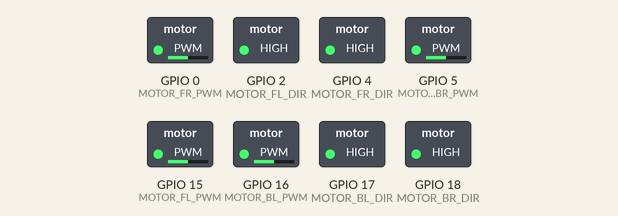
Recording of a program running on a simulated ESP32. Shown: switched loads named in the program (green lamp = pin HIGH). What the program prints to the serial monitor is not drawn.

Above: at 0.1 s.
Timing chart, 0 to 1.6 s (numbered marks = the images above):
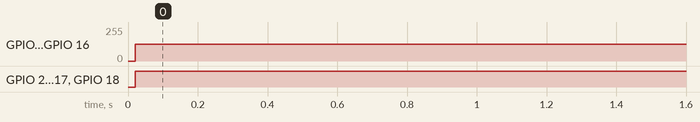

Measured:
- by itself, GPIO 0 (MOTOR_FR_PWM), GPIO 5 (MOTOR_BR_PWM), GPIO 15 (MOTOR_FL_PWM), GPIO 16 (MOTOR_BL_PWM): 0/255 → 127/255 at 0.02 s
- by itself, GPIO 2 (MOTOR_FL_DIR), GPIO 4 (MOTOR_FR_DIR), GPIO 17 (MOTOR_BL_DIR), GPIO 18 (MOTOR_BR_DIR): LOW → HIGH at 0.02 s

The program:

main.cpp
```cpp
#include <Arduino.h>
#include "Looper.h"
#include "Drive.h"

Looper enabledLooper(0.02);

Drive& drive = Drive::getInstance();

void setup() {
    Serial.begin(115200);

    drive.registerEnabledLoops(&enabledLooper);

    enabledLooper.start();

    Serial.println("Robot Initialized");
}

void loop() {
    double joy_x = 0.0;
    double joy_y = 0.5;
    double joy_rot = 0.0;

    drive.setOpenLoop(joy_y, joy_x, joy_rot);

    drive.readPeriodicInputs();
    drive.writePeriodicOutputs();

    delay(20);
}
```

Drive.h
```cpp
#pragma once
#include "Subsystem.h"
#include "Constants.h"
#include <Arduino.h>
#include <algorithm>
#include <cmath>

class Drive : public Subsystem {
public:
    static Drive& getInstance() {
        static Drive instance;
        return instance;
    }

    struct PeriodicIO {
        double des_vx = 0;
        double des_vy = 0;
        double des_omega = 0;

        double fl_demand = 0;
        double fr_demand = 0;
        double bl_demand = 0;
        double br_demand = 0;
    };

    void setOpenLoop(double vx, double vy, double omega);
    void readPeriodicInputs() override;
    void writePeriodicOutputs() override;
    void registerEnabledLoops(Looper* looper) override;
    void stop() override;

private:
    Drive();
    PeriodicIO periodicIO;

    void setMotor(int pwm_pin, int dir_pin, double speed);

    class   DriveLoop : public Loop {
        Drive* drive_;
    public:
        DriveLoop(Drive* d) : drive_(d) {}
        void onStart(double timestamp) override {}
        void onLoop(double timestamp) override;
        void onStop(double timestamp) override { drive_->stop(); }
    };
};
```

Loop.h
```cpp
#pragma once

class Loop {
public:
    virtual void onStart(double timestamp) = 0;
    virtual void onLoop(double timestamp) = 0;
    virtual void onStop(double timestamp) = 0;
    virtual ~Loop() {}
};
```

Looper.h
```cpp
#pragma once
#include <vector>
#include "Loop.h"
#include <Arduino.h>

class Looper {
public:
    Looper(double period) : period_(period), running_(false) {}

    void registerLoop(Loop* loop) {
        loops_.push_back(loop);
    }

    void start() {
        if (running_) return;
        running_ = true;
        xTaskCreatePinnedToCore(task, "Looper", 8192, this, 1, &taskHandle_, 1);
    }

    void stop() {
        running_ = false;
    }

private:
    static void task(void* params) {
        Looper* looper = (Looper*)params;
        TickType_t xLastWakeTime = xTaskGetTickCount();
        const TickType_t xFrequency = pdMS_TO_TICKS(looper->period_ * 1000);

        // onStart
        double now = micros() / 1e6;
        for (auto loop : looper->loops_) loop->onStart(now);

        while (looper->running_) {
            now = micros() / 1e6;
            for (auto loop : looper->loops_) loop->onLoop(now);
            vTaskDelayUntil(&xLastWakeTime, xFrequency);
        }

        // onStop
        now = micros() / 1e6;
        for (auto loop : looper->loops_) loop->onStop(now);
        vTaskDelete(NULL);
    }

    double period_;
    bool running_;
    std::vector<Loop*> loops_;
    TaskHandle_t taskHandle_;
};
```

Subsystem.h
```cpp
#pragma once
#include "Looper.h"

class Subsystem {
public:
    virtual void readPeriodicInputs() = 0;
    virtual void writePeriodicOutputs() = 0;
    virtual void stop() = 0;
    virtual void registerEnabledLoops(Looper* looper) = 0;
};
```

Constants.h
```cpp
#define MOTOR_FL_PWM 15
#define MOTOR_FL_DIR 2
#define MOTOR_FR_PWM 0
#define MOTOR_FR_DIR 4
#define MOTOR_BL_PWM 16
#define MOTOR_BL_DIR 17
#define MOTOR_BR_PWM 5
#define MOTOR_BR_DIR 18

#define PWM_FREQ 20000
#define PWM_RES 8
```

Drive.cpp
```cpp
#include "Drive.h"

Drive::Drive() {
    ledcAttach(MOTOR_FL_PWM, PWM_FREQ, PWM_RES);
    ledcAttach(MOTOR_FR_PWM, PWM_FREQ, PWM_RES);
    ledcAttach(MOTOR_BL_PWM, PWM_FREQ, PWM_RES);
    ledcAttach(MOTOR_BR_PWM, PWM_FREQ, PWM_RES);

    pinMode(MOTOR_FL_DIR, OUTPUT);
    pinMode(MOTOR_FR_DIR, OUTPUT);
    pinMode(MOTOR_BL_DIR, OUTPUT);
    pinMode(MOTOR_BR_DIR, OUTPUT);
}

void Drive::setOpenLoop(double vx, double vy, double omega) {
    periodicIO.des_vx = vx;
    periodicIO.des_vy = vy;
    periodicIO.des_omega = omega;
}

void Drive::readPeriodicInputs() {}

void Drive::DriveLoop::onLoop(double timestamp) {
    // Mecanum Kinematics
    double vx = drive_->periodicIO.des_vx;
    double vy = drive_->periodicIO.des_vy;
    double omega = drive_->periodicIO.des_omega;

    double fl = vx - vy - omega;
    double fr = vx + vy + omega;
    double bl = vx + vy - omega;
    double br = vx - vy + omega;

    // Normalize
    double max_speed = std::max({std::abs(fl), std::abs(fr), std::abs(bl), std::abs(br)});
    if (max_speed > 1.0) {
        fl /= max_speed; fr /= max_speed; bl /= max_speed; br /= max_speed;
    }

    drive_->periodicIO.fl_demand = fl;
    drive_->periodicIO.fr_demand = fr;
    drive_->periodicIO.bl_demand = bl;
    drive_->periodicIO.br_demand = br;
}

void Drive::writePeriodicOutputs() {
    // v3.0: Pass the PIN to the helper
    setMotor(MOTOR_FL_PWM, MOTOR_FL_DIR, periodicIO.fl_demand);
    setMotor(MOTOR_FR_PWM, MOTOR_FR_DIR, periodicIO.fr_demand);
    setMotor(MOTOR_BL_PWM, MOTOR_BL_DIR, periodicIO.bl_demand);
    setMotor(MOTOR_BR_PWM, MOTOR_BR_DIR, periodicIO.br_demand);
}

void Drive::setMotor(int pwm_pin, int dir_pin, double speed) {
    bool direction = speed > 0;
    int pwm_val = std::abs(speed) * 255;

    digitalWrite(dir_pin, direction);
    ledcWrite(pwm_pin, pwm_val);
}

void Drive::stop() {
    setOpenLoop(0, 0, 0);
    writePeriodicOutputs();
}

void Drive::registerEnabledLoops(Looper* looper) {
    looper->registerLoop(new DriveLoop(this));
}
```
